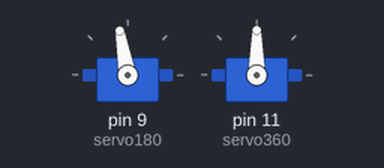
Recording of a sketch running on a simulated Arduino Uno, built with avr-gcc and run on an emulated ATmega328P. Parts: 2 × servo.

Above: at 3.1 s.
At 5.45 s:
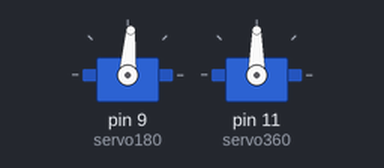
At 7.75 s:
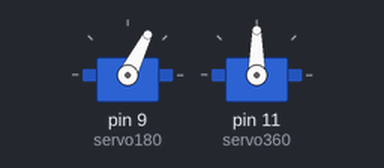
At 35.3 s:
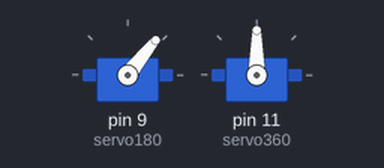
Timing chart, 0 to 40.0 s (numbered marks = the images above):
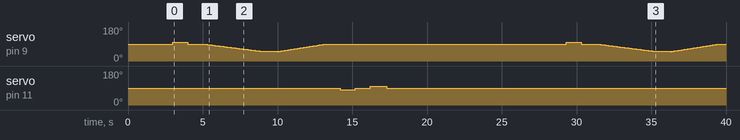

Measured:
- by itself, servo on pin 9 (servo180): 90° → 100° at 3.0 s, → 90° 1.0 s later, → 89° 1.1 s later, → 88° 0.10 s later, … (163 changes in this stretch)
- by itself, servo on pin 11 (servo360): 90° → 80° at 14.2 s, → 90° 1.0 s later, → 100° 1.0 s later, → 90° 1.1 s later

The sketch:

piano-mov-demo.ino
```cpp
#include <Servo.h>

Servo   servo180;
Servo   servo360;

void setup() {
servo180.attach(9);
servo180.write(90);
delay(1000);
servo360.attach(11);
servo360.write(90);
delay(1000);
}

void loop() {

servo180.write(90);
delay(1000);
servo180.write(100);
delay(1000);
servo180.write(90);
delay(1000);

//slow movement test
servo180.write(90);
for (int i = 90; i > 50; i--)
{
  servo180.write(i);
  delay(100);
}
delay(1000);
for (int i = 50; i < 90; i++)
{
  servo180.write(i);
  delay(80);
}
delay(1000);

//up down movement
servo360.write(80);
delay(1000);
servo360.write(90);
delay(1000);
servo360.write(100);
delay(1100);
servo360.write(90);
delay(1000);
delay(10000);
}
```
